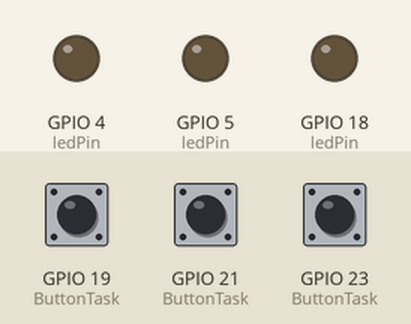
A sketch run on a simulated ESP32. On the bench: output pins drawn as LEDs (lit = HIGH). The test bench sets the inputs (shaded band); at power-on: GPIO 19 (ButtonTask) HIGH, GPIO 21 (ButtonTask) HIGH, GPIO 23 (ButtonTask) HIGH.

Above: at 1.2 s.
1.3 s: GPIO 19 (ButtonTask) pulled LOW for 0.15 s
At 2.1 s:
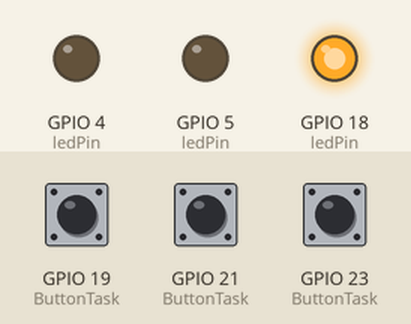
3.8 s: GPIO 21 (ButtonTask) pulled LOW for 0.15 s
At 4.6 s:
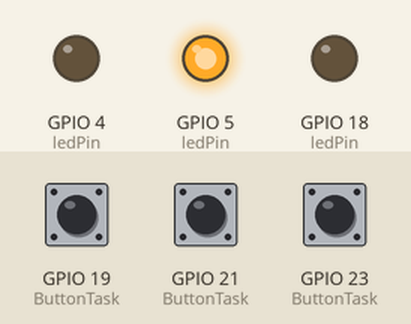
6.3 s: GPIO 23 (ButtonTask) pulled LOW for 0.15 s
At 6.6 s:
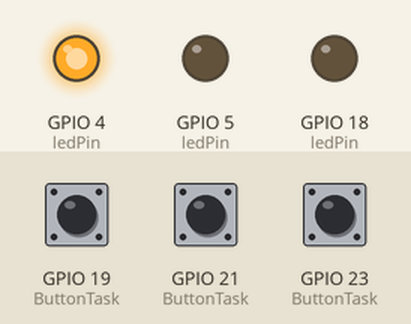
8.8 s: GPIO 23 (ButtonTask) pulled LOW for 1 s
At 9.7 s:
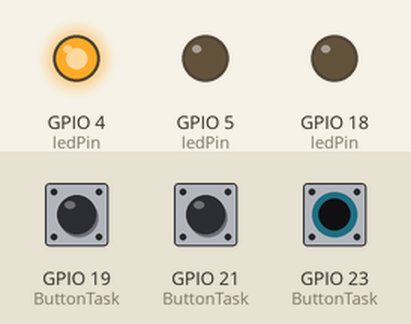
12.8 s: GPIO 23 (ButtonTask) pulled LOW for 3.2 s
At 22.1 s:
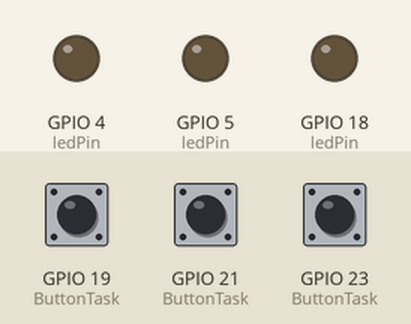
Timing chart, 0 to 23.3 s (numbered marks = the images above; inputs shaded):
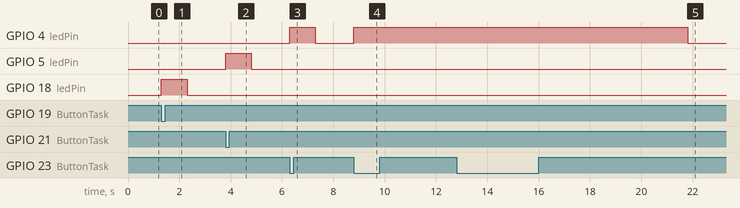

The sketch:

RTOS_Task_10.ino
```cpp
/*
  ESP32 FreeRTOS LED Control using Queue

  This program uses FreeRTOS on an ESP32 to control LEDs based on push-button inputs
  or serial commands. A queue is used for communication between tasks.

  - `ButtonTask`: Reads push-button inputs and sends corresponding LED commands to the queue.
  - `ReadCommand`: Reads user input from the Serial Monitor (commands '1', '2', '3') and sends them to the queue.
  - `LED`: Listens for commands from the queue and turns on the corresponding LED for 1 second.
*/

#include <Arduino.h>

QueueHandle_t myQueue;

void ButtonTask(void *paramater) {
  int ledstate;
  while (1) {
    if (digitalRead(23) == LOW) {
      ledstate = 1;
      xQueueSend(myQueue, &ledstate, portMAX_DELAY);
      vTaskDelay(pdMS_TO_TICKS(200));  // Debounce delay
    }
    if (digitalRead(21) == LOW) {
      ledstate = 2;
      xQueueSend(myQueue, &ledstate, portMAX_DELAY);
      vTaskDelay(pdMS_TO_TICKS(200));
    }
    if (digitalRead(19) == LOW) {
      ledstate = 3;
      xQueueSend(myQueue, &ledstate, portMAX_DELAY);
      vTaskDelay(pdMS_TO_TICKS(200));
    }
    vTaskDelay(pdMS_TO_TICKS(50));  // General polling delay
  }
}

void ReadCommand(void *paramter) {
  int command;
  while (1) {
    if (Serial.available()) {
      char receivedChar = Serial.read();
      while (Serial.available()) Serial.read();  //Clearing the buffer so that it doesnt read the same value again and again causing more delay to led

      if (receivedChar == '1') {
        command = 1;
      } else if (receivedChar == '2') {
        command = 2;
      } else if (receivedChar == '3') {
        command = 3;
      }
      else {
        continue; // Ignore invalid characters
      }

      xQueueSend(myQueue, &command, portMAX_DELAY);
    }
    vTaskDelay(pdMS_TO_TICKS(50));  // Reduce CPU usage
  }
}

void LED(void *parameter) {
  int receivedState;
  TickType_t ledOnTime = pdMS_TO_TICKS(1000);

  while (1) {
    if (xQueueReceive(myQueue, &receivedState, portMAX_DELAY) == pdPASS) {
      int ledPin;
      if (receivedState == 1) {
        ledPin = 4;
      } else if (receivedState == 2) {
        ledPin = 5;
      } else if (receivedState == 3) {
        ledPin = 18;
      }
      digitalWrite(ledPin, HIGH);
      vTaskDelay(ledOnTime); // Delay LED on time
      digitalWrite(ledPin, LOW);
    }
  }
}


void setup() {
  Serial.begin(115200);
  pinMode(23, INPUT_PULLUP);
  pinMode(21, INPUT_PULLUP);
  pinMode(19, INPUT_PULLUP);

  pinMode(4, OUTPUT);
  pinMode(5, OUTPUT);
  pinMode(18, OUTPUT);

  myQueue = xQueueCreate(5, sizeof(int));

  xTaskCreate(ButtonTask, "ButtonTask", 2048, NULL, 1, NULL);
  xTaskCreate(ReadCommand, "ReadCommand", 2048, NULL, 1, NULL);
  xTaskCreate(LED, "LED", 2048, NULL, 1, NULL);
}

void loop() {
}
```

Measured:
- after the input at 1.3 s, GPIO 18 (ledPin): LOW → HIGH at once, → LOW 1.0 s later
- after the input at 3.8 s, GPIO 5 (ledPin): LOW → HIGH at once, → LOW 1.0 s later
- after the input at 6.3 s, GPIO 4 (ledPin): LOW → HIGH at once, → LOW 1.0 s later
- after the input at 8.8 s, GPIO 4 (ledPin): LOW → HIGH at once
- after the input at 12.8 s, GPIO 4 (ledPin): HIGH → LOW after 9.0 s instead of 0.00 s
